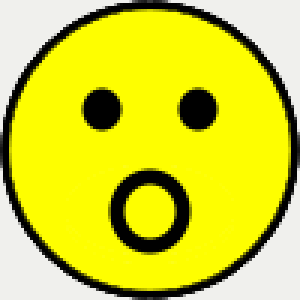
#> input picture oldversions/Images/Faces/active1face.png, 100 x 100 px (shown 3 times larger); its folder holds 4 pictures in this run
$ python create_images.py   (Python 2 division)   (older library calls are emulated)
#> lines starting #> are read from the running program, lines starting #| are printed output that depends on the picture
#Create the required .ppm images for the minesweeper program.

import os.path
from glob import glob

from PIL import Image


directory = os.path.dirname(__file__)
faces = glob(os.path.join(directory, 'Images', 'Faces', '*.png'))
for path in faces:
    print path[:-4]
    im = Image.open(path)
#> im is the input picture: PIL image 100x100 P; mean R, G, B 212.4, 212.4, 52.9
    im = im.convert('RGB').resize(tuple([20]*2), Image.ANTIALIAS)
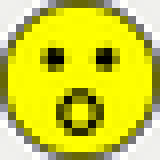
#> im: PIL image 20x20 RGB (shown 8 times larger); mean R, G, B 209.4, 209.4, 53.4
    im.save(path[:-4] + '.ppm')
    im.close()
#> pass 2 of the loop `for path in faces:`:
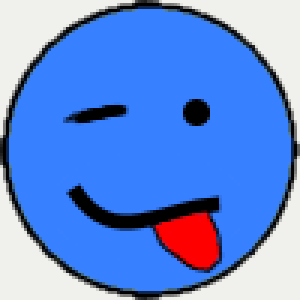
#> input picture oldversions/Images/Faces/active2face.png, 100 x 100 px (shown 3 times larger)
#> im is the input picture: PIL image 100x100 RGBA; mean R, G, B, A 99.9, 139.1, 217.5, 254.7
#> `im = im.convert('RGB').resize(tuple([20]*2), Image.ANTIALIAS)`:
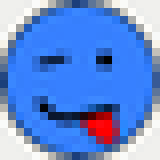
#> im: PIL image 20x20 RGB (shown 8 times larger); mean R, G, B 99, 138.8, 215.4
#> pass 3 of the loop `for path in faces:`:
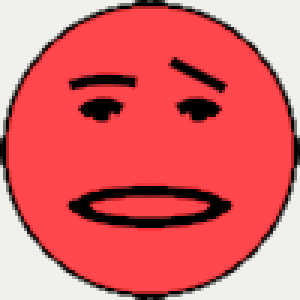
#> input picture oldversions/Images/Faces/active3face.png, 100 x 100 px (shown 3 times larger)
#> im is the input picture: PIL image 100x100 RGBA; mean R, G, B, A 223.7, 102.9, 106, 255
#> `im = im.convert('RGB').resize(tuple([20]*2), Image.ANTIALIAS)`:
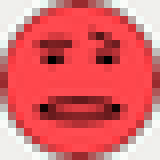
#> im: PIL image 20x20 RGB (shown 8 times larger); mean R, G, B 221.5, 102.5, 105.6
#> the loop made 4 passes; the first 3 are shown
